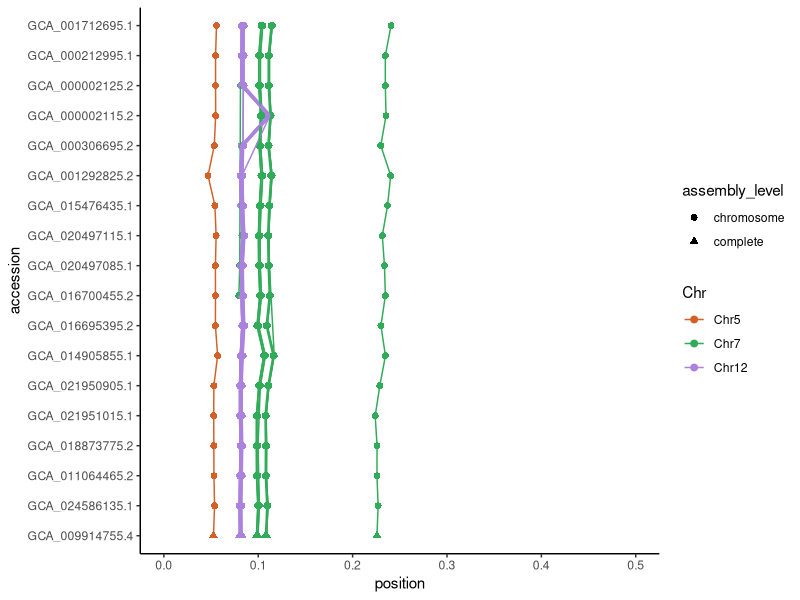
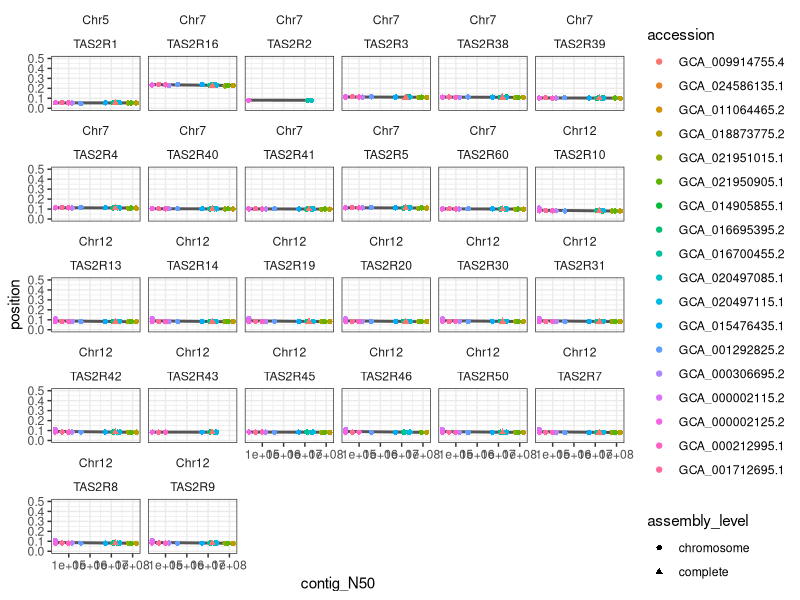
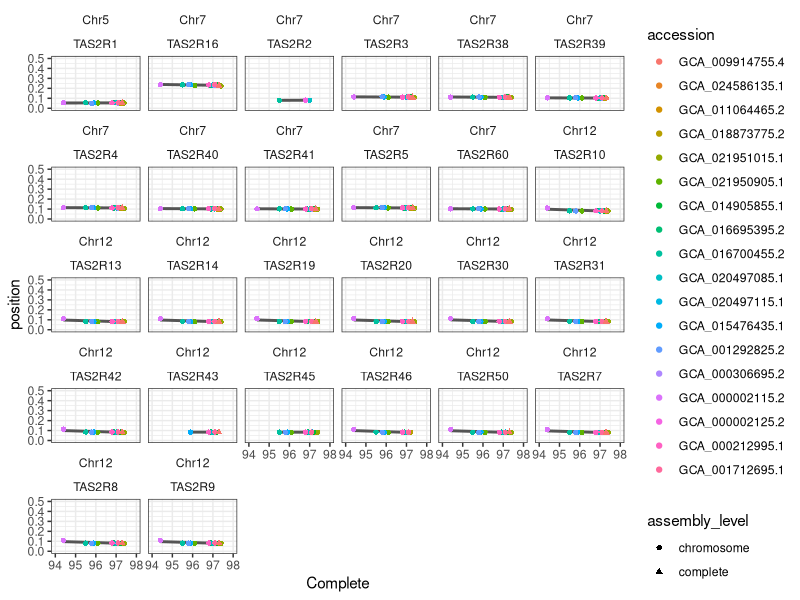
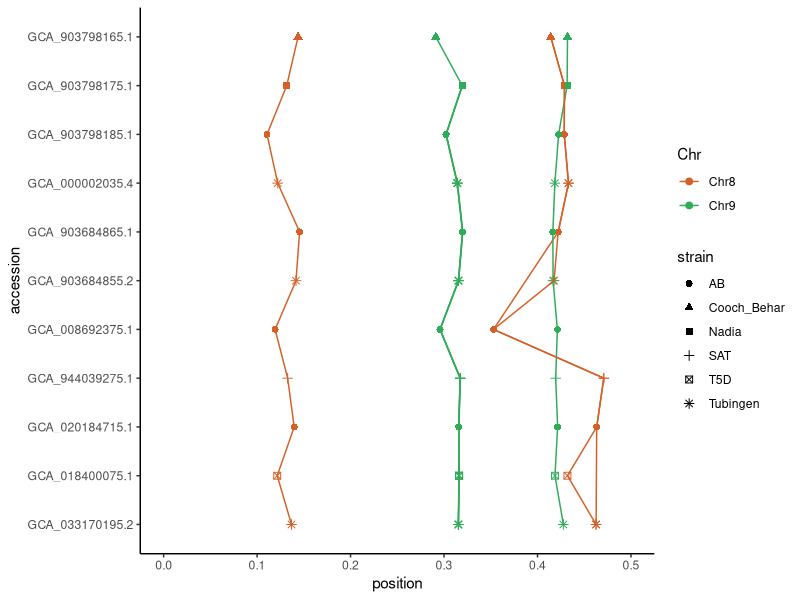
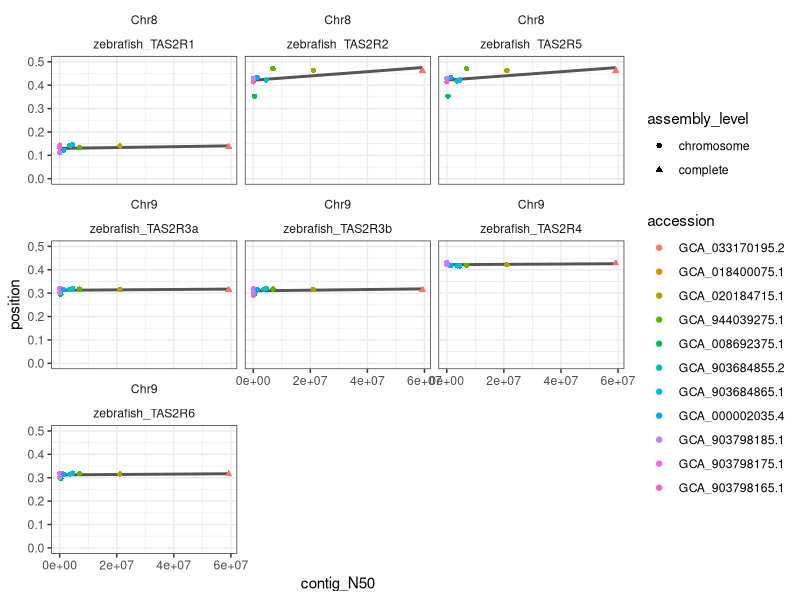
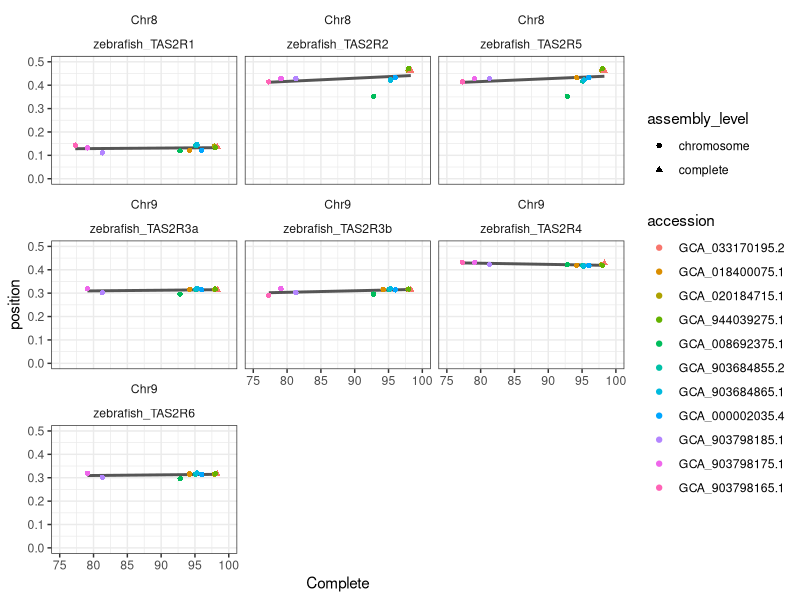
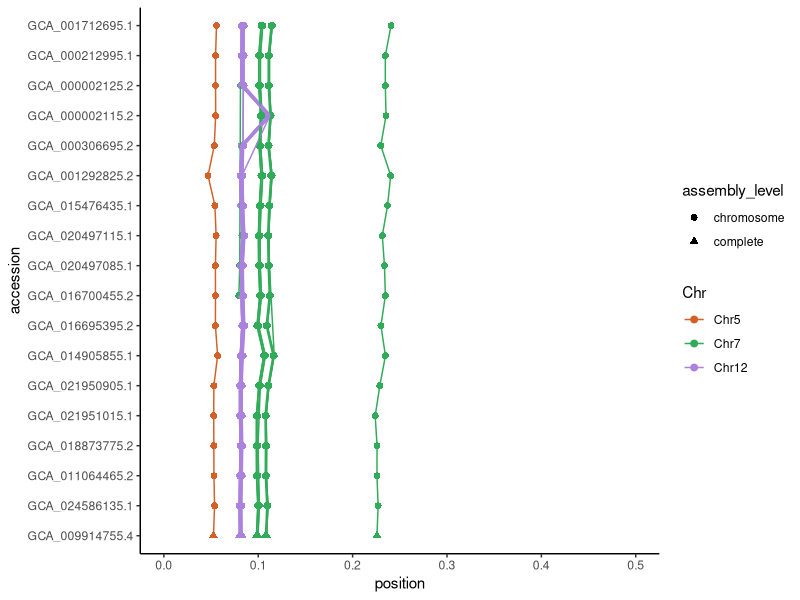
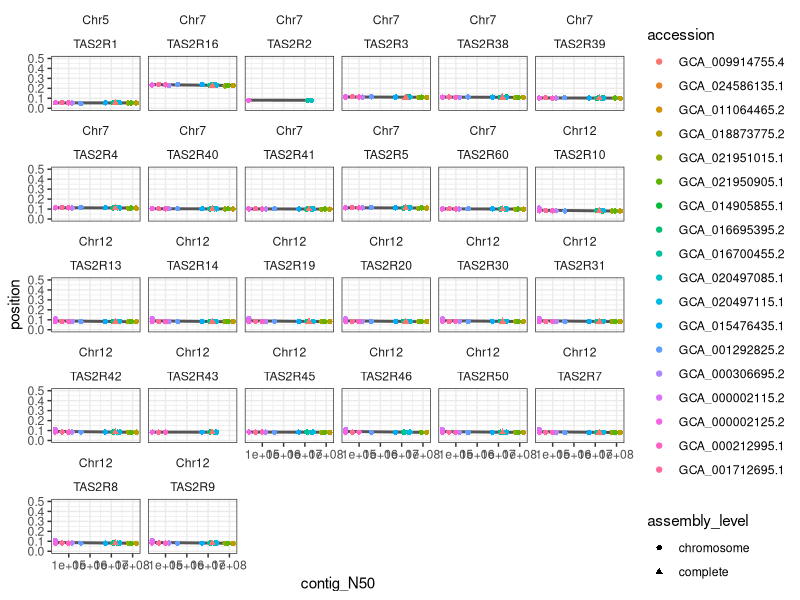

These charts were generated, in order, by the following R code:
library(tidyverse)

#Read dataset
data_busco <- read_tsv("../../results/coordinate_analysis/plot_generation/busco5_5_0_human_zebrafish.tsv")
data_position <- read_csv("../../results/coordinate_analysis/plot_generation/variation_bitter_receptors_within_species.csv") %>%
  left_join(., data_busco[-2], by = "accession")


#Gene position among human genome
assembly_order_level_human <- c("GCA_009914755.4",
                               "GCA_024586135.1", "GCA_011064465.2", "GCA_018873775.2", "GCA_021951015.1", "GCA_021950905.1", "GCA_014905855.1", "GCA_016695395.2", "GCA_016700455.2", "GCA_020497085.1", "GCA_020497115.1", "GCA_015476435.1",
                               "GCA_001292825.2", "GCA_000306695.2", "GCA_000002115.2", "GCA_000002125.2", "GCA_000212995.1", "GCA_001712695.1")

color_chr_human <- c("#D46027", "#30AB58", "#AC82DF") 

data_position %>%
  dplyr::filter(species == "human") %>%
  select(-strain) %>%
  na.omit() %>%
  transform(., accession = factor(accession, levels = assembly_order_level_human)) %>%
  transform(., Chr = factor(Chr, levels = c("Chr5", "Chr7", "Chr12"))) %>%
  ggplot(aes(x = accession, y = position, color = Chr, group = gene_name)) +
  geom_point(size = 2, aes(shape = assembly_level)) +
  geom_line() +
  ylim(0, 0.5) +
  coord_flip() +
  scale_color_manual(values = color_chr_human) +
  theme_classic()

ggsave("position_human.pdf", width = 12, height = 6.75)


data_position %>%
  dplyr::filter(species == "human") %>%
  select(-strain) %>%
  na.omit() %>%
  transform(., accession = factor(accession, levels = assembly_order_level_human)) %>%
  transform(., Chr = factor(Chr, levels = c("Chr5", "Chr7", "Chr12"))) %>%
  ggplot(aes(x = contig_N50, y = position, color = accession)) +
  geom_smooth(method = "lm", color = "#555555", se = FALSE) +
  geom_point(size = 1.5, aes(shape = assembly_level)) +
  ylim(0, 0.5) +
  scale_x_log10() +
  facet_wrap(Chr~gene_name, ncol = 6) +
  theme_bw() +
  theme(strip.background = element_blank())

ggsave("position_human_vs_contigN50.pdf", width = 15, height = 10)


data_position %>%
  dplyr::filter(species == "human") %>%
  select(-strain) %>%
  na.omit() %>%
  transform(., accession = factor(accession, levels = assembly_order_level_human)) %>%
  transform(., Chr = factor(Chr, levels = c("Chr5", "Chr7", "Chr12"))) %>%
  ggplot(aes(x = Complete, y = position, color = accession)) +
  geom_smooth(method = "lm", color = "#555555", se = FALSE) +
  geom_point(size = 1.5, aes(shape = assembly_level)) +
  ylim(0, 0.5) +
  xlim(94, 98) +
  facet_wrap(Chr~gene_name, ncol = 6) +
  theme_bw() +
  theme(strip.background = element_blank())

ggsave("position_human_vs_busco.pdf", width = 15, height = 10)


#Gene position among zebrafish genome
assembly_order_level_zf <- c("GCA_033170195.2", "GCA_018400075.1", "GCA_020184715.1", "GCA_944039275.1",
                             "GCA_008692375.1", "GCA_903684855.2", "GCA_903684865.1", "GCA_000002035.4",
                             "GCA_903798185.1", "GCA_903798175.1", "GCA_903798165.1")

color_chr_zf <- c("#D46027", "#30AB58") 

data_position %>%
  dplyr::filter(species == "zebrafish") %>%
  transform(., accession = factor(accession, levels = assembly_order_level_zf)) %>%
  ggplot(aes(x = accession, y = position, color = Chr, group = gene_name)) +
  geom_point(size = 2, aes(shape = strain)) +
  geom_line() +
  ylim(0, 0.5) +
  coord_flip() +
  scale_color_manual(values = color_chr_zf) +
  theme_classic()

ggsave("position_zebrafish.pdf", width = 12, height = 6.75)

data_position %>%
  dplyr::filter(species == "zebrafish") %>%
  transform(., accession = factor(accession, levels = assembly_order_level_zf)) %>%
  ggplot(aes(x = contig_N50, y = position, color = accession)) +
  geom_smooth(method = "lm", color = "#555555", se = FALSE) +
  geom_point(size = 1.5, aes(shape = assembly_level)) +
  ylim(0, 0.5) +
  facet_wrap(Chr~gene_name, ncol = 3) +
  theme_bw() +
  theme(strip.background = element_blank())

ggsave("position_zebrafish_vs_contigN50.pdf", width = 8, height = 5.9)


data_position %>%
  dplyr::filter(species == "zebrafish") %>%
  transform(., accession = factor(accession, levels = assembly_order_level_zf)) %>%
  ggplot(aes(x = Complete, y = position, color = accession)) +
  geom_smooth(method = "lm", color = "#555555", se = FALSE) +
  geom_point(size = 1.5, aes(shape = assembly_level)) +
  xlim(75, 100) +
  ylim(0, 0.5) +
  facet_wrap(Chr~gene_name, ncol = 3) +
  theme_bw() +
  theme(strip.background = element_blank())

ggsave("position_zebrafish_vs_busco.pdf", width = 8, height = 5.9)


#Liner regression analysis
data_position_lm <- data_position %>%
  group_by(gene_name) %>%
  nest() %>%
  mutate(lm_vs_busco = map(data, ~lm(position~Complete, data = .)),
         lm_vs_contigN50 = map(data, ~lm(position~contig_N50, data = .))
  )
